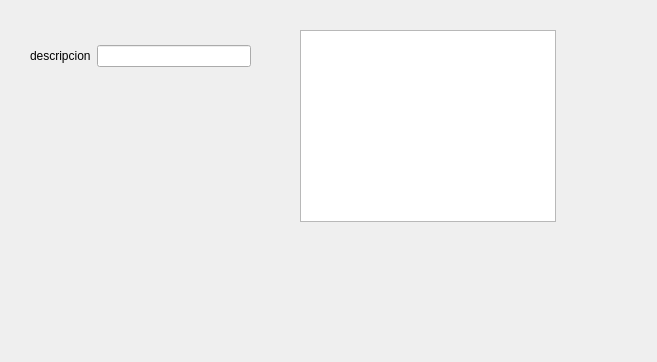
<?xml version="1.0" encoding="UTF-8"?>
<ui version="4.0">
<class>ui_search_grupo</class>
<widget class="QWidget" name="ui_search_grupo">
  <property name="geometry">
   <rect>
    <x>0</x>
    <y>0</y>
    <width>657</width>
    <height>362</height>
   </rect>
  </property>
  <property name="windowTitle">
   <string>SearchForm</string>
  </property>
  <widget class="QWidget" name="gridLayoutWidget">
   <property name="geometry">
    <rect>
     <x>30</x>
     <y>30</y>
     <width>221</width>
     <height>53</height>
    </rect>
   </property>
   <layout class="QGridLayout" name="gridLayout">
<item row="1" column ="0">
<widget class="QLabel" name="l_descripcion">
<property name="text">
<string>descripcion</string>
</property>
</widget>
</item>
<item row="1" column="1">
<widget class="LineEdit" name="le_descripcion"/>
</item>
  </layout>
  </widget>
  <widget class="QTableView" name="tableView">
   <property name="geometry">
    <rect>
     <x>300</x>
     <y>30</y>
     <width>256</width>
     <height>192</height>
    </rect>
   </property>
  </widget>
 </widget>
 <customwidgets>
  <customwidget>
   <class>LineEdit</class>
   <extends>QLineEdit</extends>
   <header>lineedit.h</header>
  </customwidget>
 </customwidgets>
 <resources/>
 <connections/>
</ui>
